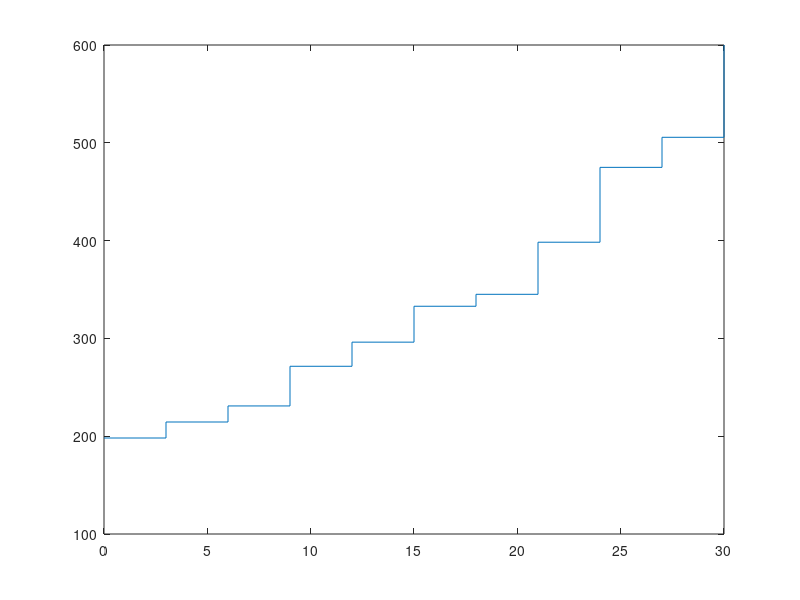

Here is the MATLAB script that generated this plot:
function [H, VS, VP, den] = Layers_set_gen_Markov_fun_1()
% clear
% clc

   L = 10;
   %% the H
   H = ones(1,L);
   VS = ones(1,L+1);
   VP = ones(1,L+1);
   den = ones(1,L+1);
   
   H(1) = 3;
   for i=2:1:L
       H(i) =1.0*H(i-1); 
   end
   clear i;
   
   %% The Vs
   % the half  space:Vs
   VS1_min = 150;
   VS1_max = 250;
   VS_end_max = 600;
   
   VS(end) = VS_end_max;
   
   
   VS(1) = rand*(VS1_max -VS1_min )+VS1_min;
   
   
   lbd_min = 0.01;
   lbd_max = 0.2;
   
   tau = 0.5;
   alpha= rand;
   
   
   % case 1
   if alpha <= tau
%    if tau == 1
        for j=2:1:L
            lbd = rand*(lbd_max-lbd_min)+lbd_min;
            VS(j) = VS(j-1)+lbd*VS(j-1);
            if VS(j) >=VS_end_max
                VS(j) = VS_end_max;
            end
        end
    clear j;
    

      % tau = 4   
      elseif alpha > tau
%    elseif tau ==4
       prob4 = 0.5;
       lbd_decr_max = 0.3;
       lbd_decr_min = 0.01;
        for j=2:1:L
            Tau4 = rand;
            if Tau4<=prob4
                lbd = rand*(lbd_decr_max-lbd_decr_min)+lbd_decr_min;
                VS(j) = VS(j-1)+lbd*VS(j-1);
            
            else
               lbd_decr = rand*(lbd_decr_max - lbd_decr_min)+lbd_decr_min;
                VS(j) = VS(j-1)-lbd_decr*VS(j-1);
            end
            
            if VS(j) >=VS_end_max
               VS(j) = VS_end_max;
            end
            
            if VS(j)<200
               VS(j)=200;
            end    
            
        end
  
     % case 2
%    elseif (tau < alpha) & (alpha <= (tau+(1-tau)/2))
%    elseif tau == 2
%         for j=2:1:L
%             aa = min(VS(j-1)+lbd_max*VS(j-1),VS_end_max)
%             bb= VS(j-1)+50
%             VS(j) = rand*(bb-aa)+aa;
%             if VS(j) > VS_end_max
%                 VS(j) = VS_end_max;
%             end
%         end
%         clear j;
        
%     case 3
% %    elseif  ((tau+(1-tau)/2) <= alpha) & (alpha <1.0)
%    elseif tau ==3
%         for j=2:1:L
%             aa1 = max(VS(j-1)-50,250);
%             bb1 = VS(j-1)+0.1*VS(j-1);
%             VS(j) = rand*(aa1-bb1)+bb1;
%         end
   end
  
   %% The Vp
   H_k = ones(1,L);
   
   for j=1:1:L
       H_k(j) = sum(H(1:j)); 
   end
%    VP(1:L) = VS(1:L)./(0.5684*(5*10^(-3)*H_k).^0.163);
%    VP(L+1) = VS(L+1)/(0.5684*(5*10^(-3)*H_k(L))^0.163);
%    

VP = 2*VS;
% hold on
% plot(VP)

%% The den

% den = 1.2475+0.399*(VP.*10^-3)-0.026*(VP*10^-3).^2;
% den = 10^3*den;

den = ones(1,L+1);
den = 1800*den;


den = den;
VS = VS;
VP = VP;
H = H;
% VS
stairs([0,H_k],VS);
end